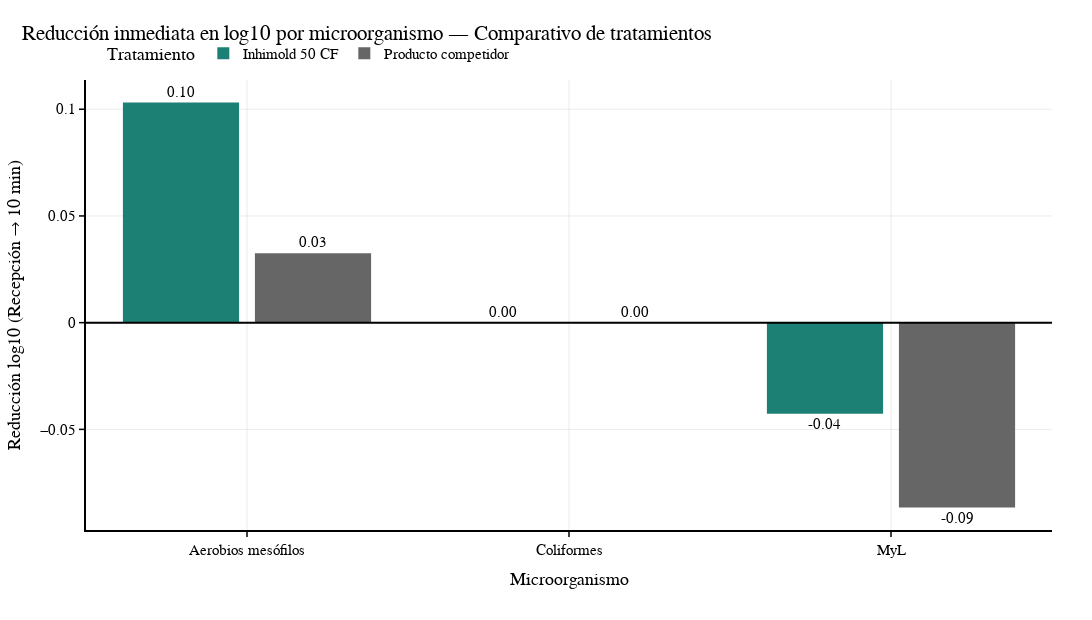

Notebook code cell kept with this figure:
### Code cell
# 1) Reducción inmediata (Recepción → 10 min)
fig1, data1, paths1 = plot_reduccion_tratamientos_plotly(
    df,
    metric="10min",
    save_html=True,
    save_png=False
)

s3.save_plotly_html(fig1, "barras_reduccion_10min.html")

### Figure 1 — Plotly figure (JSON) as saved in the notebook; plotly's stock layout.template omitted (floating-point values rounded to 4 significant figures)
{"data": [{"cliponaxis": false, "customdata": [[0.1032, 21.14], [0.0, 0.0], [-0.04271, -10.33]], "hovertemplate": "<b>%{x}</b><br>Tratamiento: <b>Inhimold 50 CF</b><br>Reducción log10: %{customdata[0]:.3f}<br>Reducción equivalente: %{customdata[1]:.1f}%<extra></extra>", "marker": {"color": "#1C8074", "line": {"width": 0}}, "name": "Inhimold 50 CF", "text": ["0.10", "0.00", "-0.04"], "textposition": "outside", "type": "bar", "x": ["Aerobios mesófilos", "Coliformes", "MyL"], "y": [0.1032, 0.0, -0.04271]}, {"cliponaxis": false, "customdata": [[0.03253, 7.216], [0.0, 0.0], [-0.08661, -22.07]], "hovertemplate": "<b>%{x}</b><br>Tratamiento: <b>Producto competidor</b><br>Reducción log10: %{customdata[0]:.3f}<br>Reducción equivalente: %{customdata[1]:.1f}%<extra></extra>", "marker": {"color": "#666666", "line": {"width": 0}}, "name": "Producto competidor", "text": ["0.03", "0.00", "-0.09"], "textposition": "outside", "type": "bar", "x": ["Aerobios mesófilos", "Coliformes", "MyL"], "y": [0.03253, 0.0, -0.08661]}], "layout": {"bargap": 0.18, "bargroupgap": 0.12, "barmode": "group", "font": {"color": "black", "family": "Arial", "size": 15}, "height": 620, "legend": {"bgcolor": "rgba(255,255,255,0)", "borderwidth": 0, "orientation": "h", "title": {"text": "Tratamiento"}, "x": 0.02, "xanchor": "left", "y": 1.02, "yanchor": "bottom"}, "margin": {"b": 90, "l": 70, "r": 40, "t": 80}, "paper_bgcolor": "white", "plot_bgcolor": "white", "shapes": [{"line": {"color": "black", "width": 2}, "type": "line", "x0": 0, "x1": 1, "xref": "x domain", "y0": 0, "y1": 0, "yref": "y"}], "title": {"text": "Reducción inmediata en log10 por microorganismo — Comparativo de tratamientos", "x": 0.02, "xanchor": "left"}, "width": 1200, "xaxis": {"gridcolor": "rgba(0,0,0,0.08)", "linecolor": "black", "linewidth": 2, "showline": true, "tickcolor": "black", "ticks": "outside", "tickwidth": 1.5, "title": {"text": "Microorganismo"}}, "yaxis": {"gridcolor": "rgba(0,0,0,0.08)", "linecolor": "black", "linewidth": 2, "showline": true, "tickcolor": "black", "ticks": "outside", "tickwidth": 1.5, "title": {"text": "Reducción log10 (Recepción → 10 min)"}, "zeroline": false}}}
